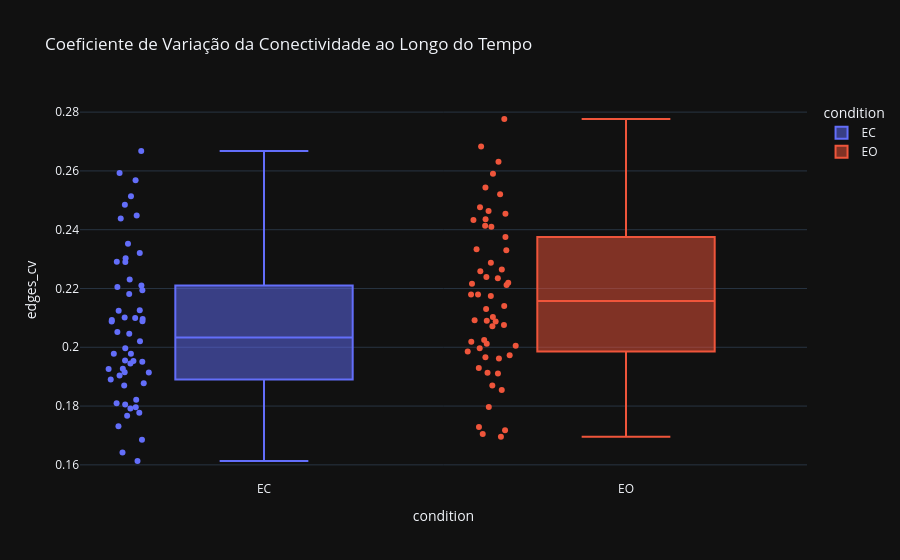

Here is the notebook cell this chart was saved with:
### Markdown cell above
### Variabilidade da conectividade

### Code cell
fig = px.box(
    df_global,
    x="condition",
    y="edges_cv",
    color="condition",
    points="all",
    title="Coeficiente de Variação da Conectividade ao Longo do Tempo"
)
fig.show()

### Figure 1 — Plotly figure (JSON) as saved in the notebook; plotly's stock layout.template omitted (floating-point values rounded to 4 significant figures)
{"data": [{"alignmentgroup": "True", "boxpoints": "all", "hovertemplate": "condition=%{x}<br>edges_cv=%{y}<extra></extra>", "legendgroup": "EC", "marker": {"color": "#636efa"}, "name": "EC", "notched": false, "offsetgroup": "EC", "orientation": "v", "showlegend": true, "x": ["EC", "EC", "EC", "EC", "EC", "EC", "EC", "EC", "EC", "EC", "EC", "EC", "EC", "EC", "EC", "EC", "EC", "EC", "EC", "EC", "EC", "EC", "EC", "EC", "EC", "EC", "EC", "EC", "EC", "EC", "EC", "EC", "EC", "EC", "EC", "EC", "EC", "EC", "EC", "EC", "EC", "EC", "EC", "EC", "EC", "EC", "EC", "EC", "EC", "EC", "EC", "EC", "EC", "EC"], "x0": " ", "xaxis": "x", "y": [0.2352, 0.2231, 0.1878, 0.2485, 0.195, 0.2124, 0.1731, 0.2668, 0.1955, 0.2593, 0.1978, 0.2089, 0.1914, 0.1904, 0.2126, 0.1613, 0.1642, 0.1891, 0.1915, 0.2021, 0.221, 0.1796, 0.1926, 0.1777, 0.2093, 0.1809, 0.1806, 0.2099, 0.2046, 0.2194, 0.2291, 0.2101, 0.1945, 0.1927, 0.187, 0.2303, 0.1978, 0.2568, 0.2205, 0.2182, 0.2448, 0.1685, 0.1822, 0.2097, 0.1953, 0.2514, 0.2088, 0.229, 0.232, 0.1791, 0.2052, 0.1767, 0.1997, 0.2438], "y0": " ", "yaxis": "y", "type": "box"}, {"alignmentgroup": "True", "boxpoints": "all", "hovertemplate": "condition=%{x}<br>edges_cv=%{y}<extra></extra>", "legendgroup": "EO", "marker": {"color": "#EF553B"}, "name": "EO", "notched": false, "offsetgroup": "EO", "orientation": "v", "showlegend": true, "x": ["EO", "EO", "EO", "EO", "EO", "EO", "EO", "EO", "EO", "EO", "EO", "EO", "EO", "EO", "EO", "EO", "EO", "EO", "EO", "EO", "EO", "EO", "EO", "EO", "EO", "EO", "EO", "EO", "EO", "EO", "EO", "EO", "EO", "EO", "EO", "EO", "EO", "EO", "EO", "EO", "EO", "EO", "EO", "EO", "EO", "EO", "EO", "EO", "EO", "EO", "EO", "EO", "EO", "EO"], "x0": " ", "xaxis": "x", "y": [0.259, 0.2463, 0.1854, 0.1973, 0.2019, 0.2216, 0.2088, 0.2212, 0.2012, 0.2777, 0.2433, 0.1913, 0.2631, 0.2264, 0.2436, 0.1705, 0.2005, 0.1962, 0.2103, 0.2175, 0.2414, 0.2076, 0.193, 0.214, 0.2376, 0.1797, 0.1695, 0.1997, 0.233, 0.2092, 0.2334, 0.1718, 0.2683, 0.187, 0.1986, 0.2454, 0.222, 0.2072, 0.2543, 0.213, 0.2024, 0.241, 0.2235, 0.218, 0.2521, 0.2259, 0.2091, 0.2288, 0.1911, 0.1729, 0.1966, 0.2239, 0.2476, 0.2179], "y0": " ", "yaxis": "y", "type": "box"}], "layout": {"xaxis": {"anchor": "y", "domain": [0.0, 1.0], "title": {"text": "condition"}, "categoryorder": "array", "categoryarray": ["EC", "EO"]}, "yaxis": {"anchor": "x", "domain": [0.0, 1.0], "title": {"text": "edges_cv"}}, "legend": {"title": {"text": "condition"}, "tracegroupgap": 0}, "title": {"text": "Coeficiente de Variação da Conectividade ao Longo do Tempo"}, "boxmode": "overlay"}}
